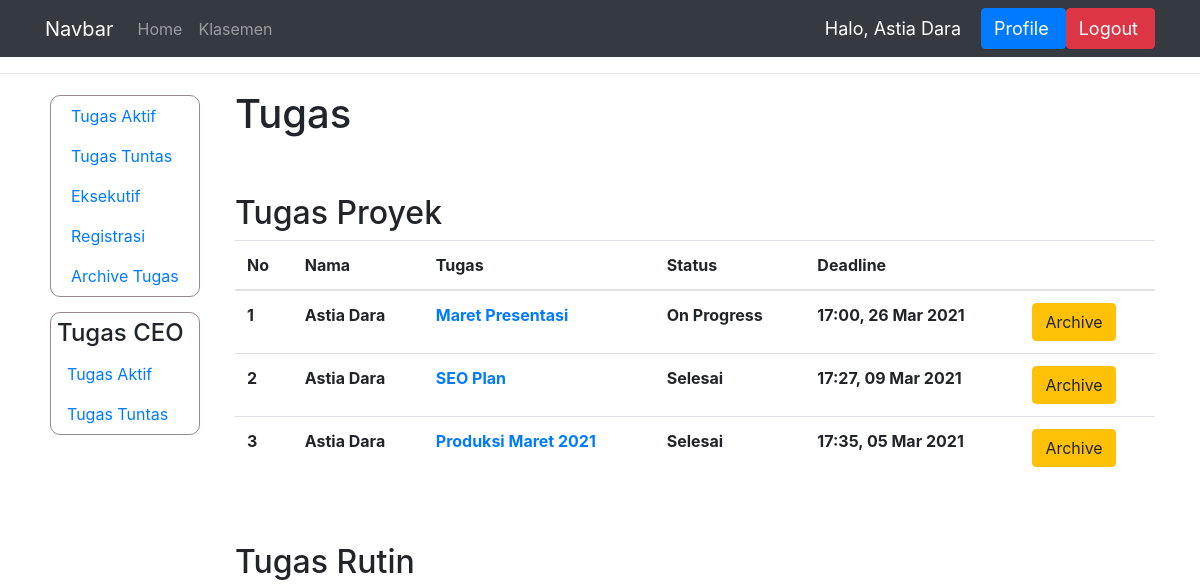
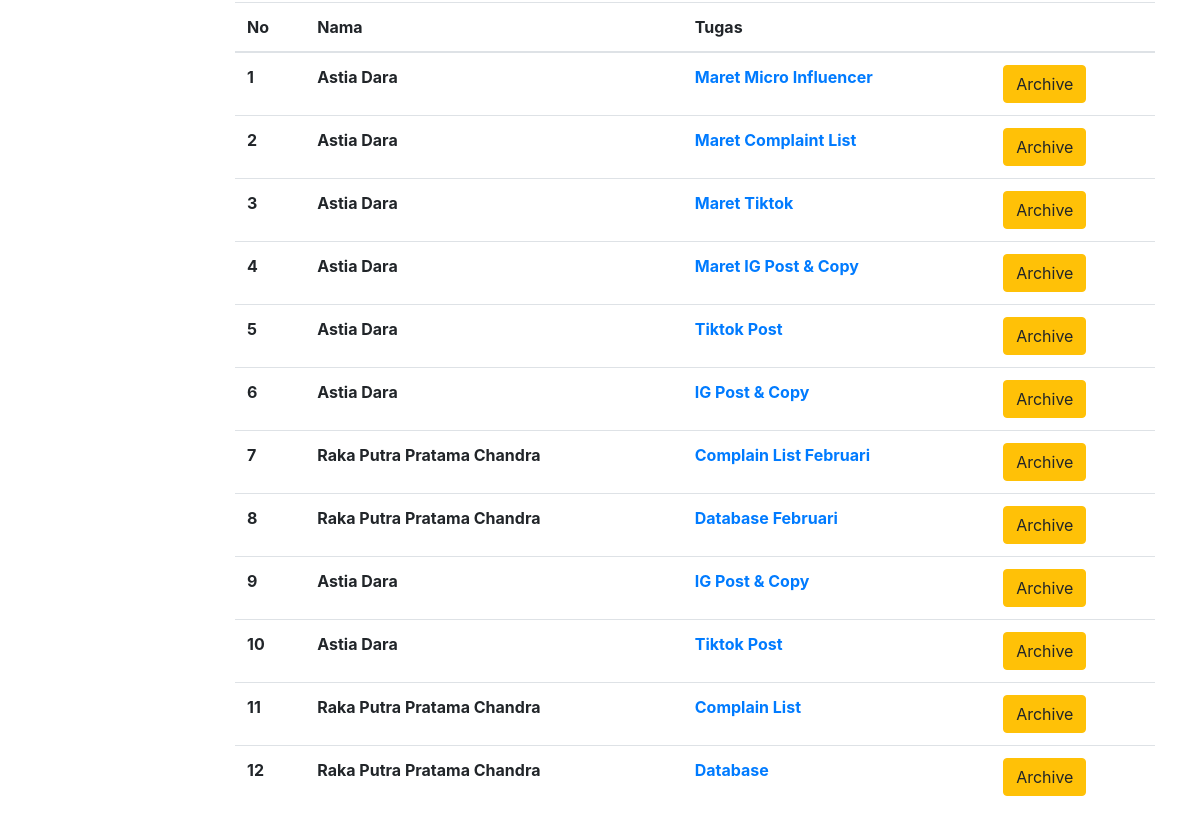
The page /lihat_tugas/ (signed in) on the database as committed earlier (2 pictures, top to bottom).
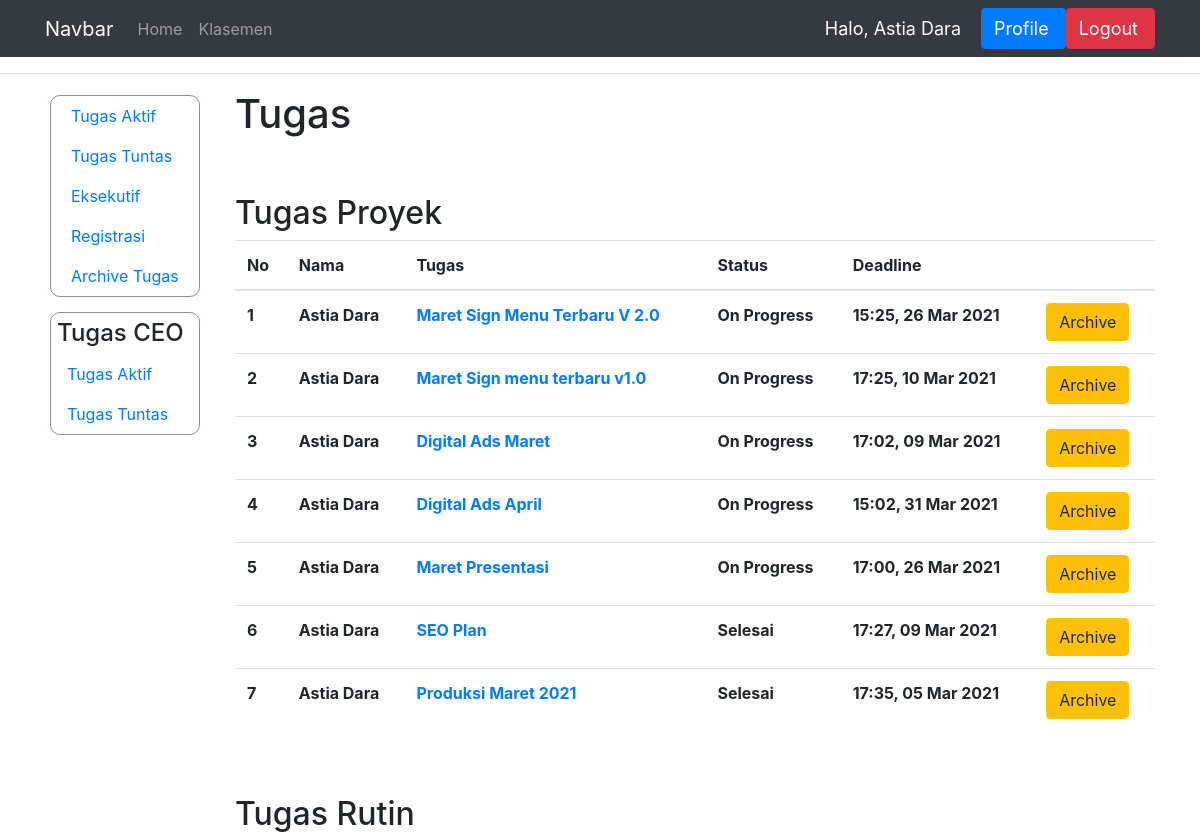
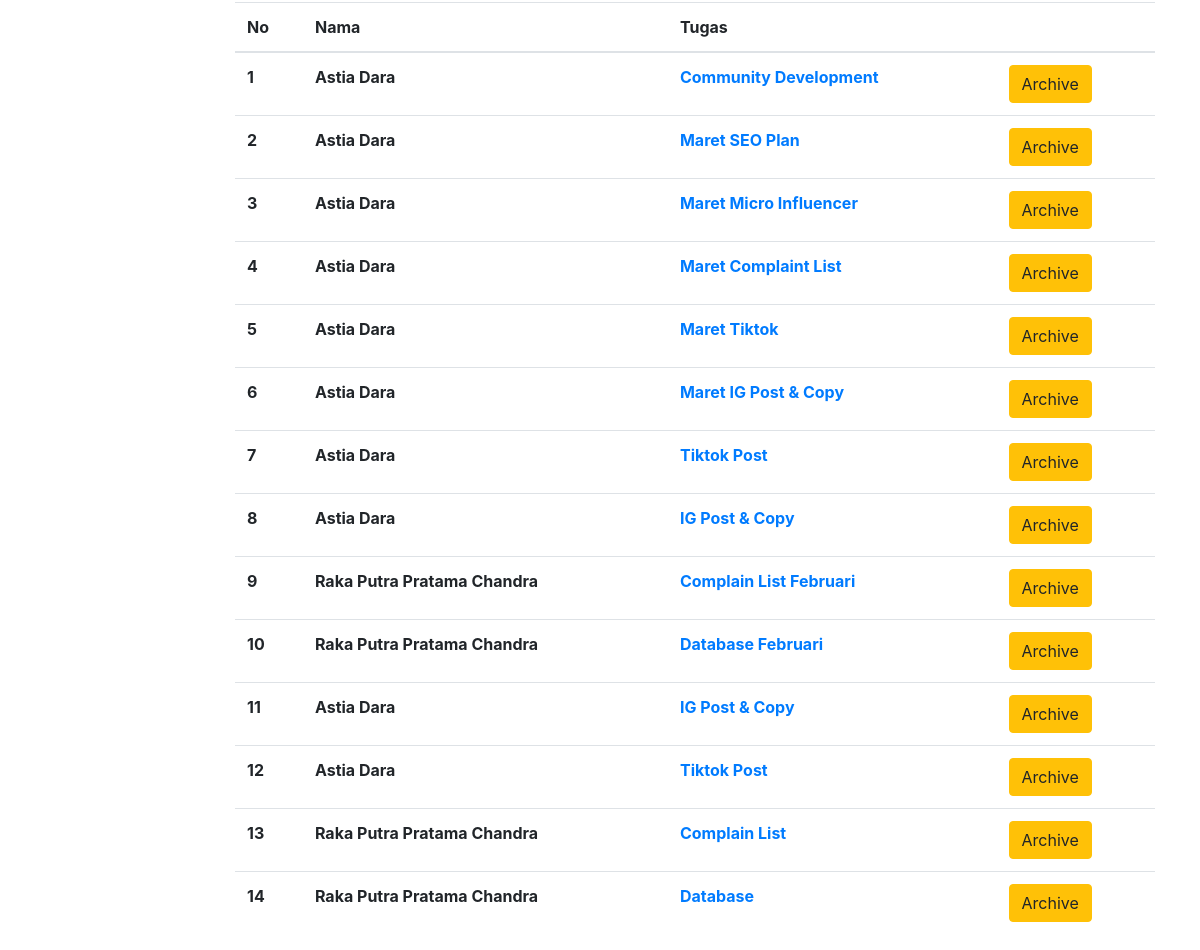
The same page on the database as committed later (2 pictures, top to bottom).
### dashboard/models.py (models this page shows, shortened)
class TugasProyek(models.Model):
    STATUS = (
        ('Tuntas', 'Tuntas'),
        ('Hold', 'Hold'),
        ('On Progress', 'On Progress'),
        ('Selesai', 'Selesai'),
        ('Deadline', 'Deadline'),
        ('Terlambat', 'Terlambat')
    )
    pemilik_tugas = models.ForeignKey(User, on_delete=models.CASCADE)
    judul = models.CharField(max_length=150)
    isi = models.CharField(max_length=1000)
    deadline = models.DateTimeField('Deadline')
    status = models.CharField(max_length=15, choices=STATUS)
    bukti = models.CharField(max_length=100, null=True)
    penilaian = models.IntegerField(null=True)
    bagian = models.CharField(max_length = 100, null=True)
    komentar = models.CharField(max_length=1000)
    selesai_pada = models.DateTimeField('Selesai pada', null=True)
    link_bukti = models.CharField(max_length=1000, null=True)
    archive = models.BooleanField(null=True, default=False)
    ketuntasan = models.BooleanField(null=True, default=False)

class TugasRutin(models.Model):
    pemilik_tugas = models.ForeignKey(User, on_delete=models.CASCADE)
    judul = models.CharField(max_length=150)
    isi = models.CharField(max_length=1000)
    bagian = models.CharField(max_length=150, null=True)
    archive = models.BooleanField(null=True)

### dashboard/views.py (the view)
# urls.py: path('lihat_tugas/', views.lihat_tugas, name='lihat_tugas'),
@login_required(login_url='login')
def lihat_tugas(request):
    ceo = request.user.groups.filter(name='CEO').exists()
    ngecekdeadline()
    nama = request.user.first_name
    context = {'nama' : nama}
    if not request.user.groups.filter(name='Eksekutif').exists() or request.user.last_name == 'Human Resource':
        context['data_kar'] = True
    if ceo:
        context['sidebar_ceo'] = True
    if ceo:
        tp = TugasProyek.objects.filter(bagian='Management').exclude(status='Tuntas').order_by('-id')
        tr = TugasRutin.objects.filter(bagian='Management').order_by('-id').exclude(archive=True)
    else:
        tp = TugasProyek.objects.filter(bagian=request.user.last_name).exclude(status='Tuntas').order_by('-id')
        tr = TugasRutin.objects.filter(bagian=request.user.last_name).order_by('-id').exclude(archive=True)
    tp = tp.exclude(archive=True)
    tr = tr.exclude(archive=True)
    context['tugas_proyek'] = tp
    context['tugas_rutin'] = tr
    return render(request, 'manager/lihat_tugas.html', context)

### dashboard/views.py (called while the page is built)
def ngecekdeadline():
    tugas = TugasProyek.objects.all()
    for a in tugas:
        deadline = a.deadline
        saat_ini = timezone.now()
        apakah_deadline = (deadline - saat_ini)
        if (apakah_deadline.days < 0) and (a.status == 'On Progress'):
            a.status = "Deadline"
            a.save()
    tugas_rutin = IsiTugasRutin.objects.all()
    for a in tugas_rutin:
        deadline = a.deadline
        saat_ini = timezone.now()
        apakah_deadline = (deadline - saat_ini)
        if (apakah_deadline.days < 0) and (a.status == 'On Progress'):
            a.status = "Deadline"
            a.save()

### templates/manager/lihat_tugas.html (shortened to what this page needs)
{% extends 'main.html' %}
{% block content %}
  <hr>
  <div class="container">
      <div class="row">
        {% if sidebar_ceo %}
            {% include 'ceo/sidebar.html' %}
        {% else %}
            {% include 'manager/sidebar.html' %}
        {% endif %}
          <div class="col">
              <h1>Tugas</h1>
              <br><br>
              <h2>Tugas Proyek</h2>
                <table class="table">
                <thead>
                    <tr>
                        <th scope="col">No</th>
                        <th scope="col">Nama</th>
                        <th scope="col">Tugas</th>
                        <th scope="col">Status</th>
                        <th scope="col">Deadline</th>
                        <th scope="col"></th>
                    </tr>
                </thead>
                {% for isi in tugas_proyek %}
                <tr>
                    <th scope="row">{{forloop.counter}}</th>
                    <th>{{isi.pemilik_tugas.first_name}}</th>
                    <th><a href="{% url 'mdetail_proyek' isi.id %}">{{isi.judul}}</a></th>
                    <th>{{isi.status}}</th>
                    <th>{{isi.deadline|time:"H:i"}}, {{isi.deadline|date:"d M Y"}}</th>
                    <th><a class="btn btn-warning" href="{% url 'eksekusi_archive_proyek' isi.id %}">Archive</a></th>
                </tr>
                {% endfor %}
                </table>
                <br><br>
              <h2>Tugas Rutin</h2>
              <table class="table">
                <thead>
                    <tr>
                        <th scope="col">No</th>
                        <th scope="col">Nama</th>
                        <th scope="col">Tugas</th>
                        <th scope="col"></th>
                    </tr>
                    </thead>
                    {% for isi in tugas_rutin %}
                    <tr>
                        <th scope="row">{{forloop.counter}}</th>
                        <th>{{isi.pemilik_tugas.first_name}}</th>
                        <th><a href="{% url 'progress_tugas_rutin' isi.id %}">{{isi.judul}}</a></th>
                        <th><a class="btn btn-warning" href="{% url 'eksekusi_archive_rutin' isi.id %}">Archive</a></th>
                    </tr>
                    {% endfor %}
                </table>
          </div>
      </div>
  </div>
{% endblock %}

Rows that differ between the two databases and show on the page:
added TugasProyek: pemilik_tugas.first_name "Astia Dara", judul "Maret Sign Menu Terbaru V 2.0", status "On Progress", deadline "15:25", deadline "26 Mar 2021"
added TugasProyek: pemilik_tugas.first_name "Astia Dara", judul "Maret Sign menu terbaru v1.0", status "On Progress", deadline "17:25", deadline "10 Mar 2021"
added TugasProyek: pemilik_tugas.first_name "Astia Dara", judul "Digital Ads Maret", status "On Progress", deadline "17:02", deadline "09 Mar 2021"
added TugasProyek: pemilik_tugas.first_name "Astia Dara", judul "Digital Ads April", status "On Progress", deadline "15:02", deadline "31 Mar 2021"
added TugasRutin: pemilik_tugas.first_name "Astia Dara", judul "Community Development"
added TugasRutin: pemilik_tugas.first_name "Astia Dara", judul "Maret SEO Plan"
